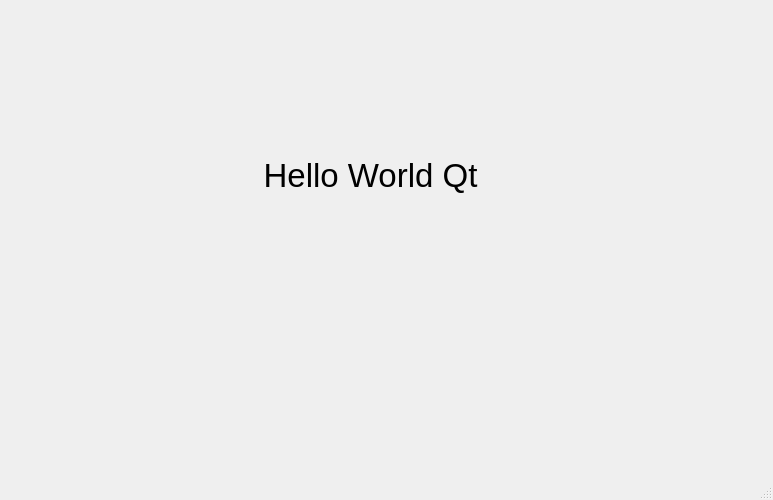
<?xml version="1.0" encoding="UTF-8"?>
<ui version="4.0">
 <class>MainWindow</class>
 <widget class="QMainWindow" name="MainWindow">
  <property name="geometry">
   <rect>
    <x>0</x>
    <y>0</y>
    <width>773</width>
    <height>500</height>
   </rect>
  </property>
  <property name="windowTitle">
   <string>MainWindow</string>
  </property>
  <widget class="QWidget" name="centralwidget">
   <widget class="QLabel" name="label">
    <property name="geometry">
     <rect>
      <x>220</x>
      <y>110</y>
      <width>301</width>
      <height>131</height>
     </rect>
    </property>
    <property name="font">
     <font>
      <pointsize>25</pointsize>
     </font>
    </property>
    <property name="text">
     <string>Hello World Qt</string>
    </property>
    <property name="alignment">
     <set>Qt::AlignCenter</set>
    </property>
   </widget>
  </widget>
  <widget class="QMenuBar" name="menubar">
   <property name="geometry">
    <rect>
     <x>0</x>
     <y>0</y>
     <width>773</width>
     <height>21</height>
    </rect>
   </property>
  </widget>
  <widget class="QStatusBar" name="statusbar"/>
 </widget>
 <resources/>
 <connections/>
</ui>
